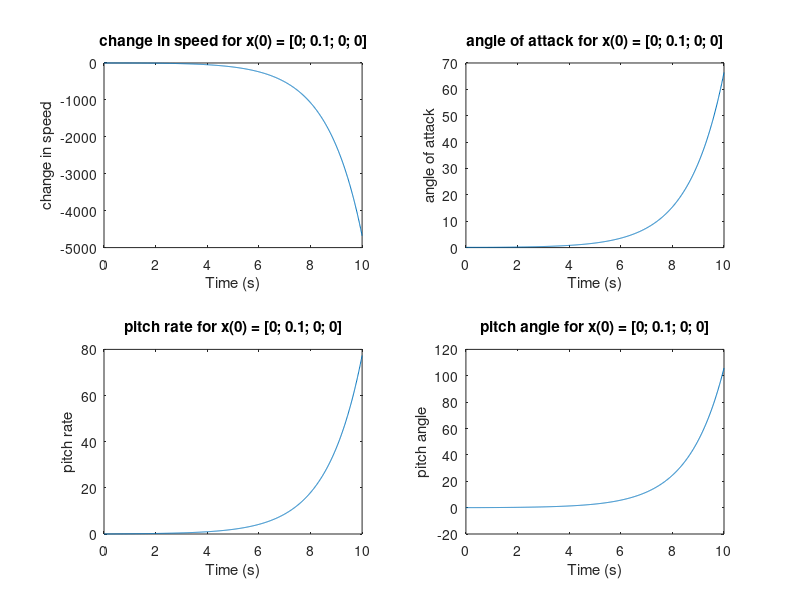
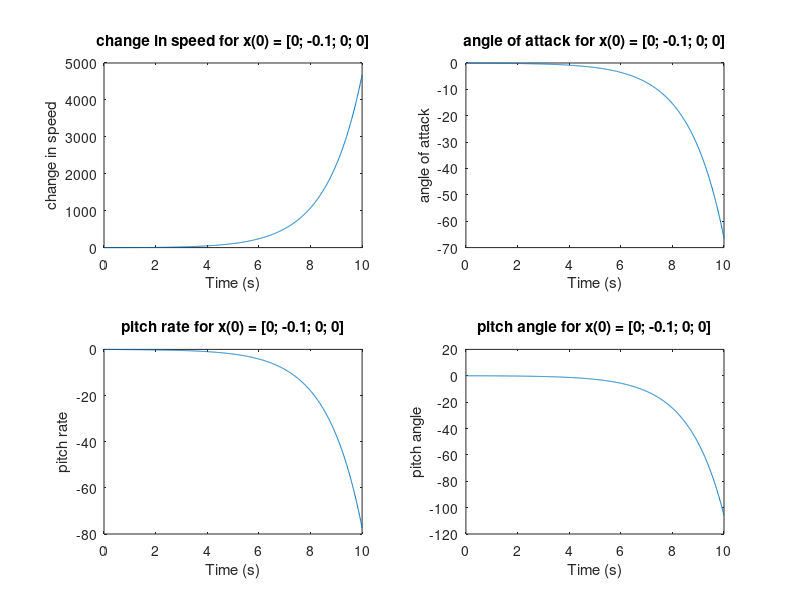
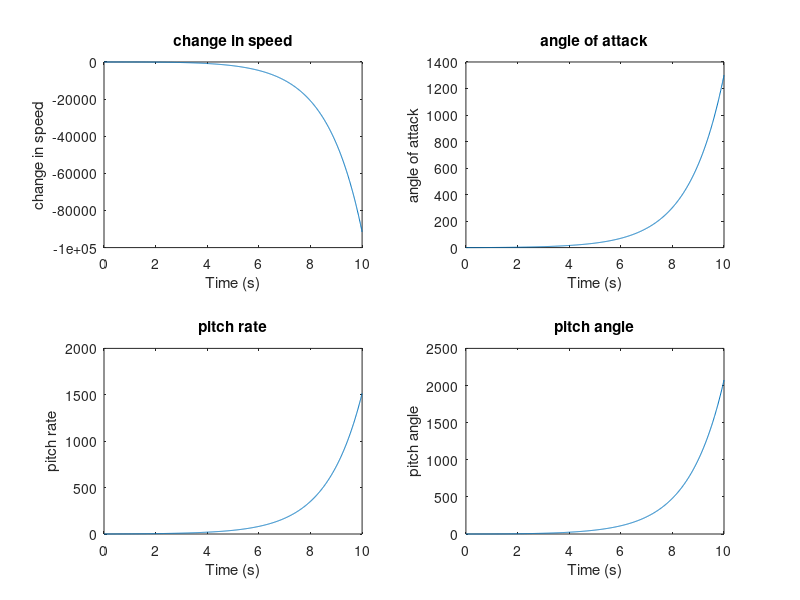
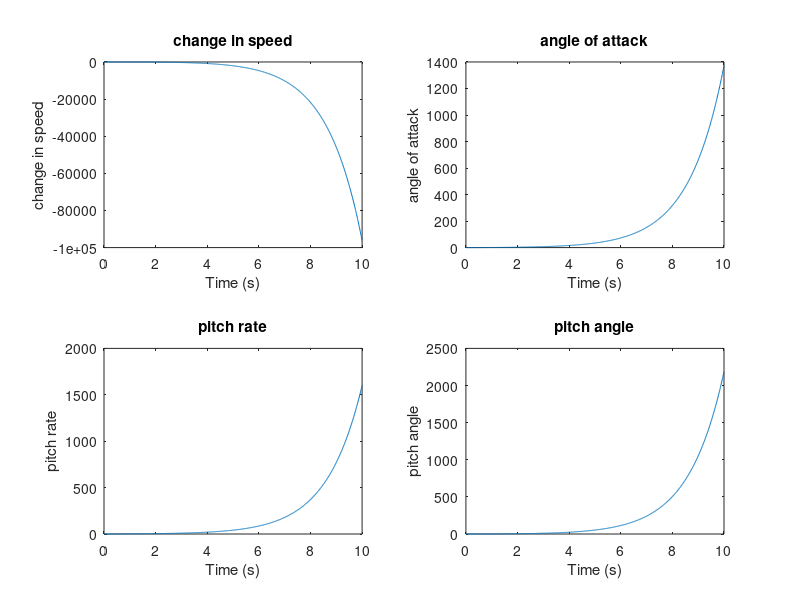

The MATLAB script that drew these images, in order:
close all; clear all; clc;
%%PART A
%%
% Question a
A = [ -0.0507   -3.861      0    -32.2
      -0.00117  -0.5164     1       0
      -0.000129  1.4168  -0.4932    0
          0        0        1       0];

B = [ 0
     -0.0717
     -1.645
      0];

% Calculate eigenvalues and eigenvectors
[V, D, W] = eig(A);

% Normalize left eigenvectors
W = W ./ diag(W' * V)';


eigenvalues = diag(D);
disp('Eigenvalues:');
disp(eigenvalues);


disp('Eigenvectors (right):');
disp(V);
disp('Eigenvectors (left):');
disp(W');

% Define initial conditions
x0_1 = [0; 0.1; 0; 0];
x0_2 = [0; -0.1; 0; 0];

% Compute the matrix exponential
expDt = diag(exp(eigenvalues));

% Compute x(t) for initial conditions
x_t_1 = V * expDt * inv(V) * x0_1;
x_t_2 = V * expDt * inv(V) * x0_2;

t_vec = linspace(0, 10, 1000);

x_t_1_num = zeros(4, length(t_vec));
x_t_2_num = zeros(4, length(t_vec));

% Compute the state trajectories 
for i = 1:length(t_vec)
    expDt_num = diag(exp(eigenvalues * t_vec(i)));
    x_t_1_num(:, i) = double(V * expDt_num * inv(V) * x0_1);
    x_t_2_num(:, i) = double(V * expDt_num * inv(V) * x0_2);
end

% Plot the results
state_names = {'change in speed', 'angle of attack', 'pitch rate', 'pitch angle'};

% Plot for x(0) = [0; 0.1; 0; 0]
fig1 = figure('Name', 'Initial Condition: x(0) = [0; 0.1; 0; 0]');
for i = 1:4
    subplot(2, 2, i);
    plot(t_vec, x_t_1_num(i, :));
    title([state_names{i}, ' for x(0) = [0; 0.1; 0; 0]']);
    xlabel('Time (s)');
    ylabel(state_names{i});
end

% Plot for x(0) = [0; -0.1; 0; 0]
fig2 = figure('Name', 'Initial Condition: x(0) = [0; -0.1; 0; 0]');
for i = 1:4
    subplot(2, 2, i);
    plot(t_vec, x_t_2_num(i, :));
    title([state_names{i}, ' for x(0) = [0; -0.1; 0; 0]']);
    xlabel('Time (s)');
    ylabel(state_names{i});
end

% X expressed as the modes of the system
exp_At = zeros(size(A));
for i = 1:length(eigenvalues)
    A_i = V(:, i) * W(:, i)'; 
    exp_At = exp_At + A_i * exp(eigenvalues(i));
end
x_t_1_modal =  exp_At * x0_1;
x_t_2_modal =  exp_At * x0_2;


%%
%%

% Question b
T = 4; % sampling period
t = 0:0.01:10; 

u_b = -1*(t>= 0 & t <= T);
sys = ss(A, B, eye(4), 0);  

x0 = [0; 0; 0; 0];
x = lsim(sys, u_b, t, x0'); 

fig3 = figure('Name', 'Initial Condition: x(0) = [0; 0; 0; 0] and u = -1 for 0=<t<=T');
for i = 1:4
    subplot(2, 2, i);
    plot(t, x(:, i));
    title(state_names{i});
    xlabel('Time (s)');
    ylabel(state_names{i});
end


%% question c)
u_c = -1 * (t>=0);  % negative unit step input (u = -1 for t >= 0)
x_c = lsim(sys, u_c, t, x0); % again y(t)=x(t)

% plot with subplots
fig4 = figure('Name', 'Initial Condition: x(0) = [0; 0; 0; 0] and u = -1 for 0=<t<=T');
for i = 1:4
    subplot(2, 2, i);
    plot(t, x_c(:, i));
    title(state_names{i});
    xlabel('Time (s)');
    ylabel(state_names{i});
end

C = [0 0 1 0]; %Cause of question z (y=q=x3=pitch rate)
%Question e
rank(ctrb(A,B))
%Question z
rank(obsv(A,C))








































